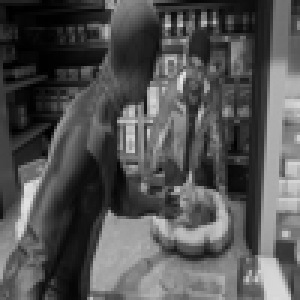
#> input picture PROYECTO/VGAoverRAM-Tools/image_gray_8bit.png, 100 x 100 px (shown 3 times larger)
$ python medianFilter.py
#> lines starting #> are read from the running program, lines starting #| are printed output that depends on the picture
from PIL import Image
import numpy as np

def apply_median_filter(image_path, filter_size):
    # Open the image
#> called with image_path = 'image_gray_8bit.png', filter_size = 3
    image = Image.open(image_path)
#> image is the input picture: PIL image 100x100 L; min 0, max 232, mean 83.2

    # Convert the image to a NumPy array
    img_array = np.array(image)

    # Get image shape
    height, width = img_array.shape[:2]
#> height = 100; width = 100

    # Create an empty array for the filtered image
    filtered_array = np.zeros_like(img_array)

    # Iterate over the image pixels
    for i in range(height):
        for j in range(width):
            # Extract the neighborhood
            start_i = max(0, i - filter_size // 2)
            end_i = min(height, i + filter_size // 2 + 1)
            start_j = max(0, j - filter_size // 2)
            end_j = min(width, j + filter_size // 2 + 1)

            # Flatten the neighborhood and find the median
            neighborhood = img_array[start_i:end_i, start_j:end_j].flatten()
            median_value = np.median(neighborhood)

            # Assign the median value to the filtered array
            filtered_array[i, j] = median_value
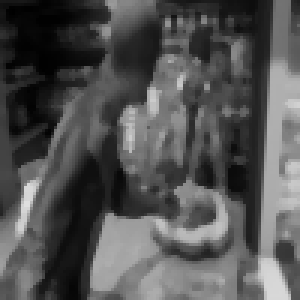
#> filtered_array: shape (100, 100) (shown 3 times larger); min 0, max 223, mean 82.6

    # Create a new image from the filtered array
    filtered_image = Image.fromarray(filtered_array.astype(np.uint8))

    return filtered_image

def main():
    # Input image path
    image_path = "image_gray_8bit.png"

    # Filter size (specify an odd number for the filter size)
    filter_size = 3

    # Apply the median filter
    filtered_image = apply_median_filter(image_path, filter_size)

    # Save the filtered image
    filtered_image.save("filtered_image.png")

if __name__ == "__main__":
    main()
